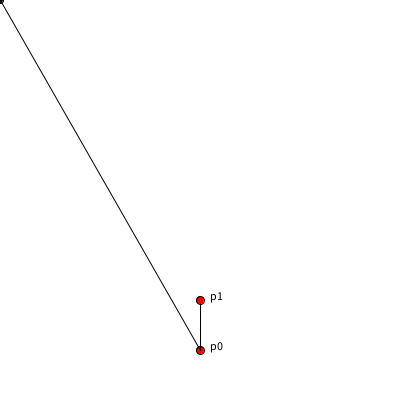
Frame 1 (no input)
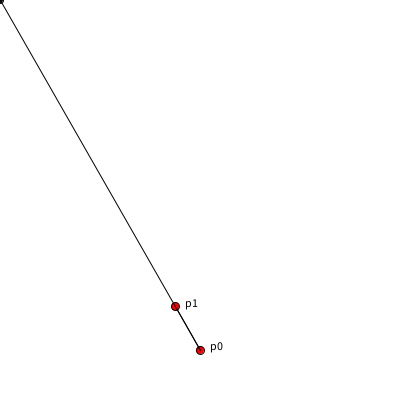
Frame 60 (the mouse pressed at the canvas centre just before this capture)
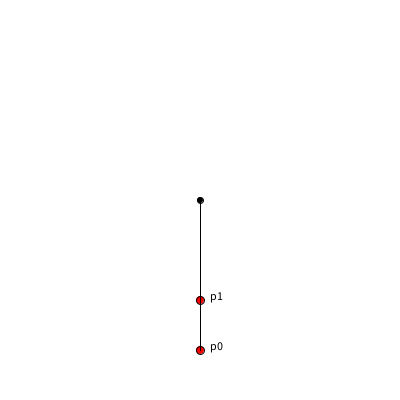
Frame 120 (the mouse held since frame 60 and released just before this capture)

The Processing sketch that drew these frames (run headless with seeded random() and noise(); from frame 60 on, the mouse is pressed at the canvas centre):

// Processing sketch: week14_6_ik_inverse_kinematics_part4
// ── week14_6_ik_inverse_kinematics_part4.pde
//week14_6_ik_inverse_kinematics_part4
//用簡單的運算,來解真的ID運算
void setup(){
  size(400,400);
  for(int i=0; i<2; i++){  //把頂點從上到下放好
    p[i] = new PVector(200, 350-50*i);
  }
}
PVector [] p =new PVector[6];  //有6個頂點
void draw(){
  background(255);
  for(int i=0; i<2; i++){  //用迴圈,畫點、畫字
    if(i>0) line(p[i-1].x, p[i-1].y, p[i].x, p[i].y);
    fill(255,0,0);  //紅色的圈圈
    ellipse(p[i].x, p[i].y, 8, 8);
    fill(0);
    text("p"+i, p[i].x+10, p[i].y);  //字往右一點點
  }
  PVector now = new PVector(mouseX, mouseY);
  PVector v = PVector.sub(now, p[0]).normalize().mult(50);  //短向量
  //因為長度限制為50,所以長向量 先長度變成1 再乘上50
  p[1].x = p[0].x + v.x;  //新的位置, 是中心,再加長度50的這1小段
  p[1].y = p[0].y + v.y;  //新的位置, 是中心,再加長度50的這1小段
  ellipse(mouseX,mouseY,6,6);  //滑鼠也有1個小點,要控制座標移動
  line(p[0].x, p[0].y, mouseX, mouseY);
}
